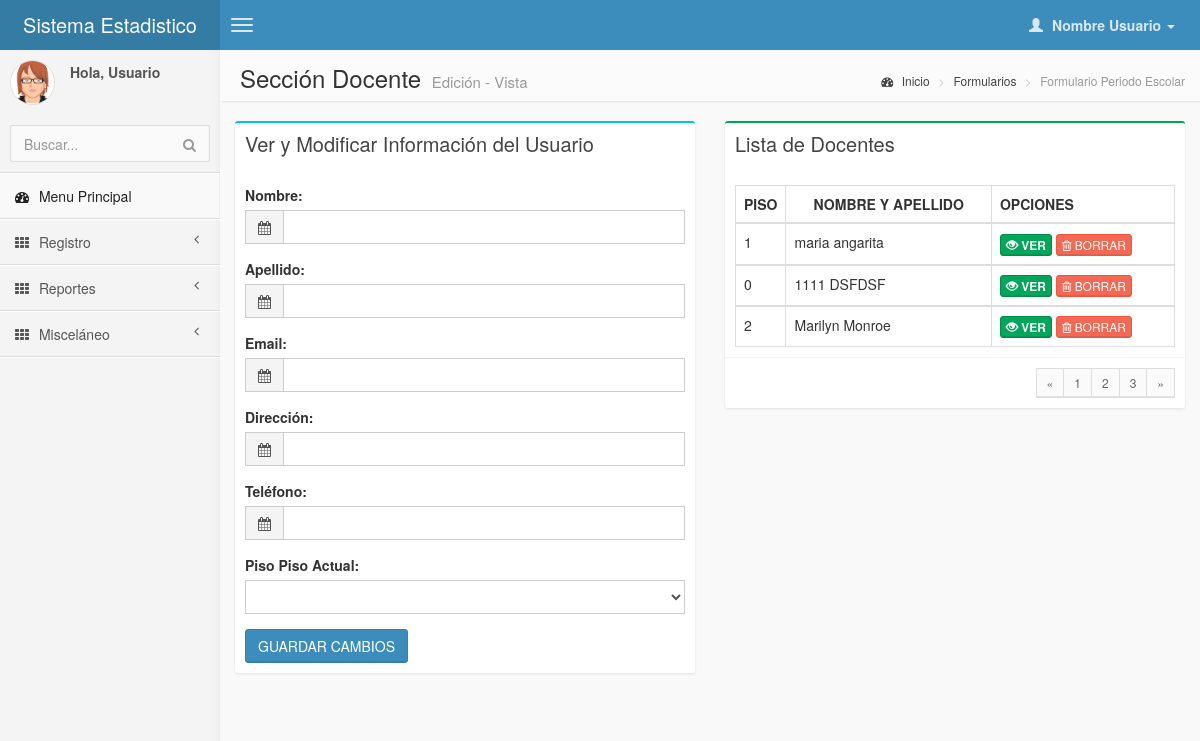
/pages/forms/form_docente_editar.php, run on an earlier commit of the app's database.
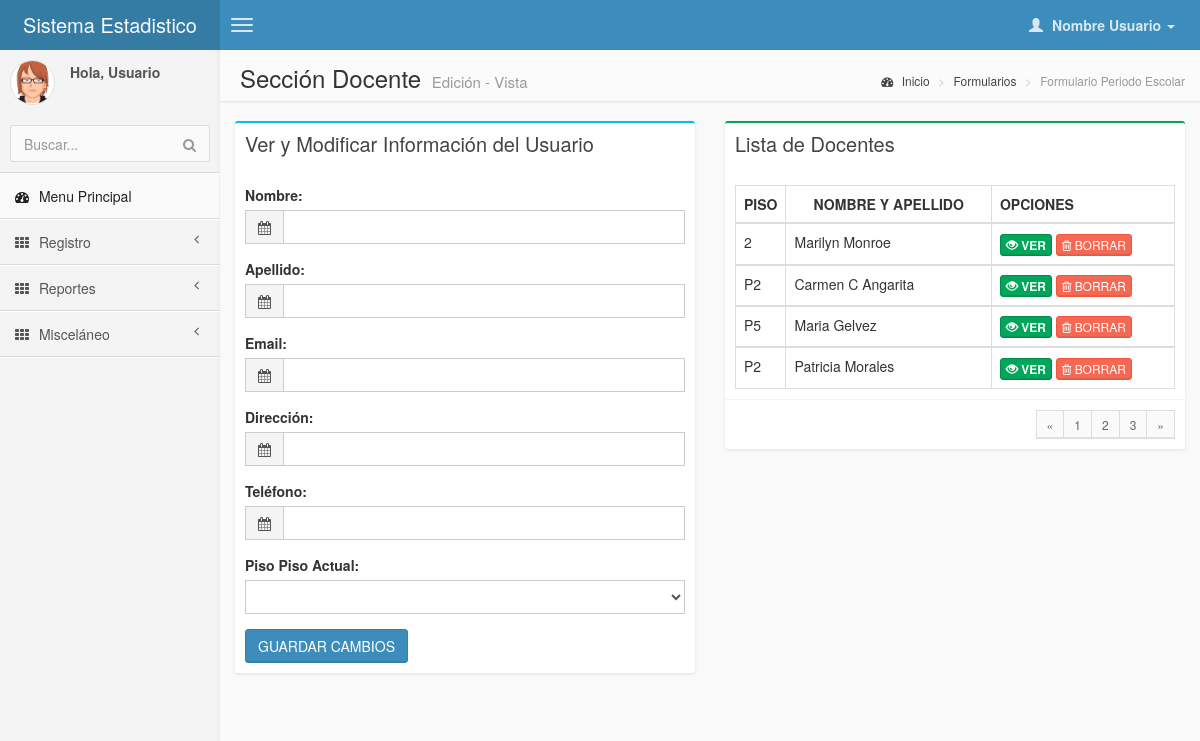
And on a later commit of the database.
### tables this page shows
CREATE TABLE IF NOT EXISTS `docente` (
  `id_docente` int(10) NOT NULL AUTO_INCREMENT,
  `nombre_docente` varchar(15) NOT NULL,
  `apellido_docente` varchar(15) NOT NULL,
  `email` varchar(35) NOT NULL,
  `direccion` varchar(40) DEFAULT NULL,
  `telefono` varchar(12) DEFAULT NULL,
  `piso` varchar(3) NOT NULL,
  PRIMARY KEY (`id_docente`),
  KEY `piso` (`piso`)
);

### pages/forms/form_docente_editar.php (the view, shortened to what the changed rows need)
<!DOCTYPE html>
<html>
    <head>
        <link href="../../css/bootstrap.min.css" rel="stylesheet" type="text/css" />
        <link href="../../css/font-awesome.min.css" rel="stylesheet" type="text/css" />
        <link href="../../css/ionicons.min.css" rel="stylesheet" type="text/css" />
        <link href="../../css/daterangepicker/daterangepicker-bs3.css" rel="stylesheet" type="text/css" />
        <link href="../../css/iCheck/all.css" rel="stylesheet" type="text/css" />
        <link href="../../css/colorpicker/bootstrap-colorpicker.min.css" rel="stylesheet"/>
        <link href="../../css/timepicker/bootstrap-timepicker.min.css" rel="stylesheet"/>
        <link href="../../css/AdminLTE.css" rel="stylesheet" type="text/css" />
    </head>
     <body class="skin-blue">
        <div class="wrapper row-offcanvas row-offcanvas-left">
            <aside class="right-side">
                <section class="content-header">
                    <h1>
                        Sección Docente                     <small>Edición - Vista</small>
                    </h1>
                </section>
                <section class="content">
                    <div class="row">
<?php
require ("../control/conexion_bd.php");
  $sql="SELECT * FROM docente";
  $datos=mysql_query($sql,$link);
  $contador = mysql_num_rows($datos);
    if ($contador == 0)
      {
        echo "<center><h1><font color='#E74C3C'>NO SE ENCONTRO RESULTADOS :-( </font></h1></center>";
      }
    else
      {
?>
                        <div class="col-md-6">
                            <div class="box box-success">
                                <div class="box-body">
                                    <table class="table table-bordered">
                                        <tr>
                                            <th style="width: 10px">PISO</th>
                                            <th><center>NOMBRE Y APELLIDO</center></th>
                                            <th>  OPCIONES</th>
                                        </tr>
<?php
                              while ($renglon=mysql_fetch_array($datos))
                                {
?>
                              <tbody>
                                <tr>
                                  <td><?php echo $renglon['piso']; ?></td>
                                  <td><?php echo $renglon['nombre_docente']; echo "  "; echo $renglon['apellido_docente']?></td>
                                  <td>
                                  <a href="../forms/form_docente_editar.php?id=<?php echo $renglon['id_docente']?>"> <button class="btn btn-success btn-xs"></i><b><span class="glyphicon glyphicon glyphicon-eye-open" aria-hidden="true"></span> VER</b></button></a>
                                  <a href="../emergente/borrar_docente.php?id=<?php echo $renglon['id_docente']?>"><button class="btn btn-danger btn-xs"><i class="fa fa-trash-o "></i> BORRAR</button>
                                  </td>
                                </tr>
                              </tbody>
                              <?php } }?>
                                    </table>
                                </div>
                            </div>
                                </div>
                            </div>
                        </div>
    </body>
</html>

What changed in the data, as far as the page shows it:
removed docente: piso "1", nombre_docente "maria", apellido_docente "angarita"
removed docente: piso "0", nombre_docente "1111", apellido_docente "DSFDSF"
added docente: piso "P2", nombre_docente "Carmen C", apellido_docente "Angarita"
added docente: piso "P5", nombre_docente "Maria", apellido_docente "Gelvez"
added docente: piso "P2", nombre_docente "Patricia", apellido_docente "Morales"
